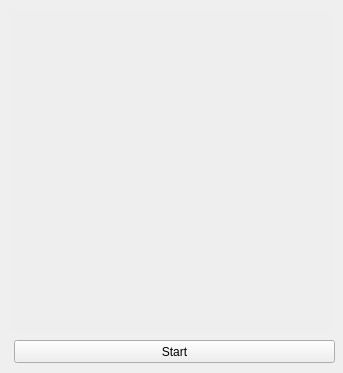
<?xml version="1.0" encoding="UTF-8"?>
<ui version="4.0">
 <class>MainWindow</class>
 <widget class="QMainWindow" name="MainWindow">
  <property name="geometry">
   <rect>
    <x>0</x>
    <y>0</y>
    <width>343</width>
    <height>373</height>
   </rect>
  </property>
  <property name="windowTitle">
   <string>MainWindow</string>
  </property>
  <widget class="QWidget" name="centralWidget">
   <widget class="QWidget" name="stage" native="true">
    <property name="geometry">
     <rect>
      <x>10</x>
      <y>10</y>
      <width>321</width>
      <height>321</height>
     </rect>
    </property>
    <property name="styleSheet">
     <string notr="true">background:#eee
</string>
    </property>
   </widget>
   <widget class="QPushButton" name="pushButton">
    <property name="geometry">
     <rect>
      <x>14</x>
      <y>340</y>
      <width>321</width>
      <height>23</height>
     </rect>
    </property>
    <property name="text">
     <string>Start</string>
    </property>
   </widget>
  </widget>
 </widget>
 <layoutdefault spacing="6" margin="11"/>
 <resources/>
 <connections/>
</ui>
